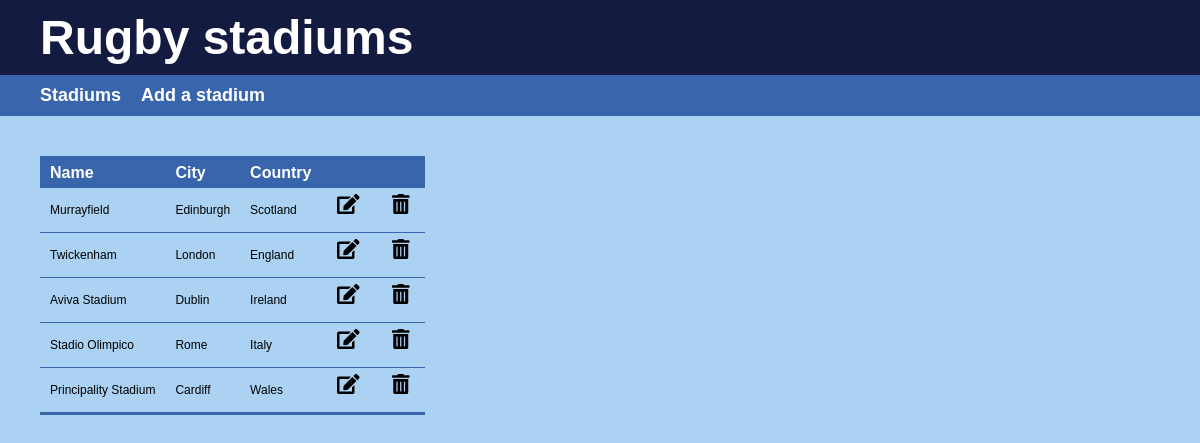
/stadiums, run on the app's committed database.
### app/models.py (models this page shows, shortened)
class Stadium(db.Model):
    id = db.Column(db.Integer, primary_key=True)
    name = db.Column(db.String(80), unique=True, nullable=False)
    city = db.Column(db.String(80), nullable=False)
    country = db.Column(db.String(80), nullable=False)

### app/routes.py (the view)
@app.route("/stadiums", methods=["GET", "POST"])
def stadiums():
    stadiums = Stadium.query.all()
    return render_template("matches.html", stadiums=stadiums)

### app/templates/matches.html (shortened to what this page needs)
{% extends "base.html" %}
{% block content %}
    <div class="main_table">
      <table>
        <tr>
          <th>Name</th>
          <th>City</th>
          <th>Country</th>
          <th>&nbsp;</th>
          <th>&nbsp;</th>
        </tr>
        {% for stadium in stadiums %}
        <tr>
          <td>{{stadium.name}}</td>
          <td>{{stadium.city}}</td>
          <td>{{stadium.country}}</td>
          <td>
            <form action="/update/{{stadium.id}}">
              <button type="submit"><i class="fa fa-edit"></i></button>
            </form>
          </td>
          <td>
            <form method="POST" action="/delete">
              <button type="submit"><i class="fa fa-trash-alt"></i></button>
            </form>
          </td>
        </tr>
      {% endfor %}
      </table>
    </div>
{% endblock %}

### app/templates/base.html (shortened to what this page needs)
<html>
    <head>
      <link rel= "stylesheet" type= "text/css" href= "{{ url_for('static',filename='style.css') }}">
      <nav>
        <div class="title">
          <a href="/">Rugby stadiums</a>
        </div>
        <div class="navigation">
          <a href="/stadiums">Stadiums</a>
          <a href="/add">Add a stadium</a>
        </div>
      </nav>
    </head>
    <body>
      {% block content %}{% endblock %}
    </body>
</html>

### app/static/style.css (style rules this page uses)
a { color: white; text-decoration: none; }
body { background-color: #abd2f2; font-family: Arial; margin: auto; }
button { background-color: #abd2f2; border: none; }
table { border-bottom: 3px solid #3965ad; border-top: 3px solid #3965ad; border-collapse: collapse; font-size: 12px; text-align: left; }
td { background-color: #abd2f2; }
th { background-color: #3965ad; font-size: 16px; color: white; vertical-align: middle; }
th, td { border-bottom: 1px solid #3965ad; padding: 5px 10px 5px 10px; }
.fa-edit, .fa-list-alt, .fa-trash-alt, .fa-save { background-color: #abd2f2; font-size: 20px; }
.main_table { padding: 40px 0px 0px 40px; }
.navigation { background-color: #3965ad; font-size: 18px; font-weight: bold; padding-left: 30px; overflow: hidden; }
.navigation a { border-bottom: 5px solid transparent; color: white; display: block; float: left; padding: 10px 10px 5px 10px; text-align: center; text-decoration: none; }
.title { background-color: #141B41; font-size: 48px; font-weight: bold; overflow: hidden; padding: 10px 0px 10px 40px; text-align: left; }

### data on the page
Stadium: name "Murrayfield", city "Edinburgh", country "Scotland"
Stadium: name "Twickenham", city "London", country "England"
Stadium: name "Aviva Stadium", city "Dublin", country "Ireland"
Stadium: name "Stadio Olimpico", city "Rome", country "Italy"
Stadium: name "Principality Stadium", city "Cardiff", country "Wales"
